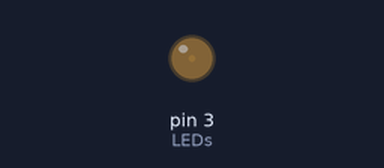
The sketch below on a simulated Arduino Uno, built with avr-gcc and run on an emulated ATmega328P. Shown: output pins drawn as LEDs (lit = HIGH).

Above: at 0.05 s.
At 1.15 s:
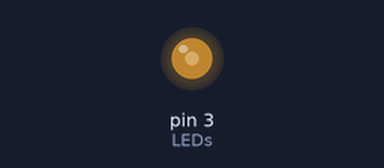
At 2.3 s:
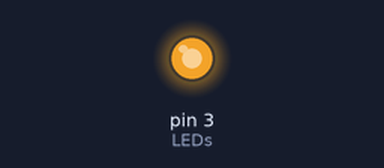
At 4.6 s:
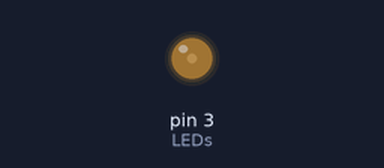
Timing chart, 0 to 6.7 s (numbered marks = the images above):
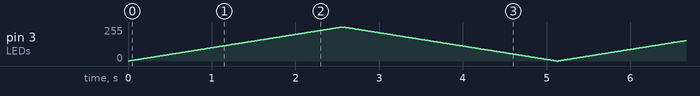

The sketch:

PWM_LED_Br-Dim_-_Copy.ino
```cpp
const int LEDs=3; // declaring the PMW pin where the LED is attached

int fadeV;

void setup()
{
pinMode (LEDs,OUTPUT);
}

void loop()

{
// grow brighter
for (fadeV=0;fadeV<256; fadeV++)
{
analogWrite(LEDs,fadeV);
delay(10);
}
//grow dimmer
for (fadeV=255;fadeV>=0;fadeV--)
{
analogWrite(LEDs, fadeV);
delay (10); //delay for 10 milliseconds
}
}
```
